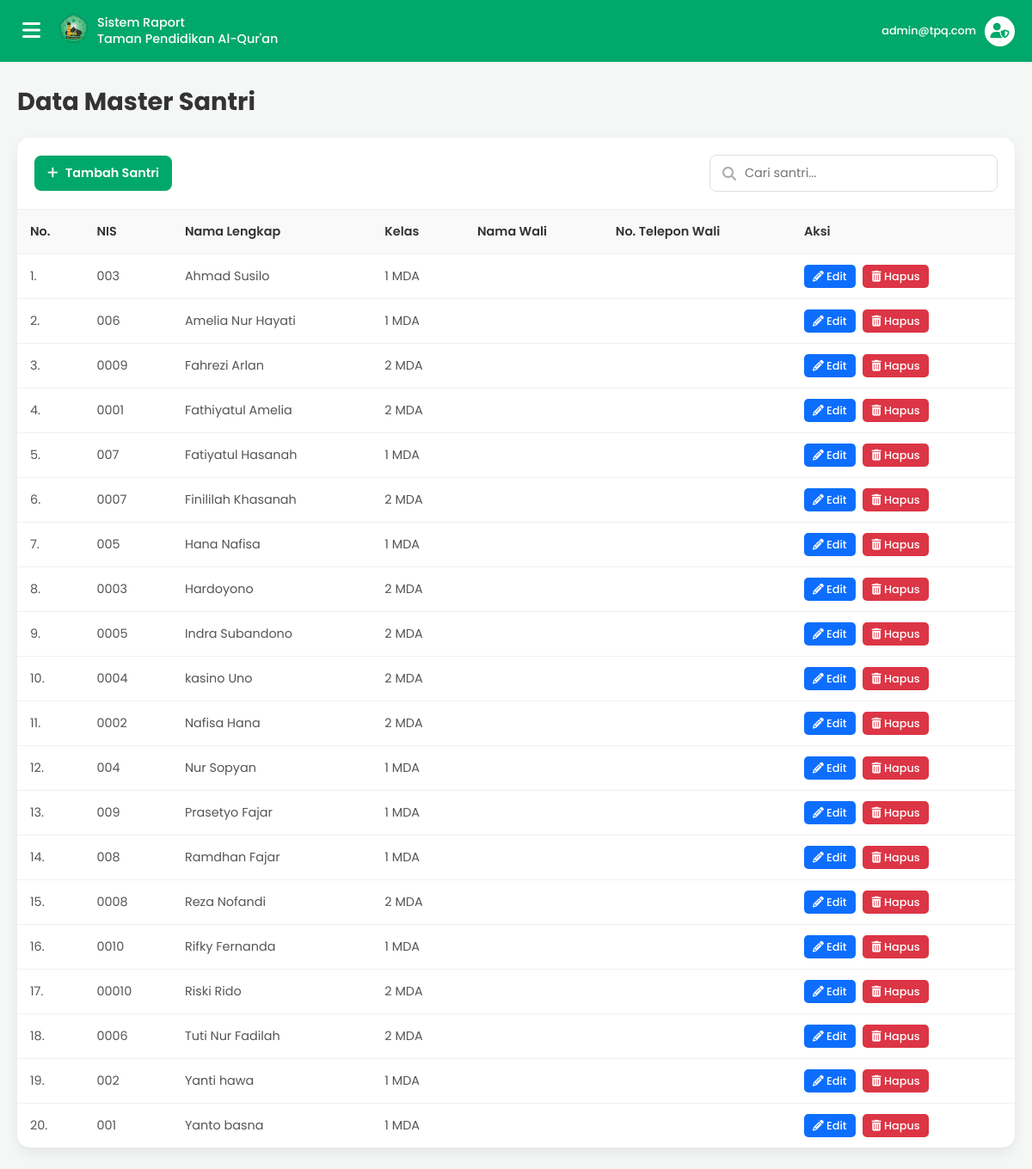
The app's page /admin/data_master/data_santri.php (signed in) with its own data.
### tables this page shows
CREATE TABLE `data_santri` (
  `id` int(11) NOT NULL,
  `user_id` int(11) NOT NULL,
  `id_kelas` int(11) DEFAULT NULL,
  `nama_lengkap` varchar(100) NOT NULL,
  `nis` varchar(50) DEFAULT NULL,
  `nama_wali` varchar(100) DEFAULT NULL,
  `no_telepon_wali` varchar(20) DEFAULT NULL,
  `alamat` text DEFAULT NULL,
  `nik` varchar(20) DEFAULT NULL,
  `no_kk` varchar(20) DEFAULT NULL,
  `jenis_kelamin` enum('Laki-laki','Perempuan') DEFAULT NULL,
  `tempat_lahir` varchar(100) DEFAULT NULL,
  `tanggal_lahir` date DEFAULT NULL,
  `no_hp` varchar(20) DEFAULT NULL,
  `nama_ayah` varchar(100) DEFAULT NULL,
  `pekerjaan_ayah` varchar(100) DEFAULT NULL,
  `nama_ibu` varchar(100) DEFAULT NULL,
  `pekerjaan_ibu` varchar(100) DEFAULT NULL,
  `gaji_per_bulan` varchar(50) DEFAULT NULL,
  `foto` varchar(255) DEFAULT NULL
);

CREATE TABLE `kelas` (
  `id` int(11) NOT NULL,
  `id_pengajar` int(11) DEFAULT NULL,
  `nama_kelas` varchar(50) NOT NULL,
  `tahun_ajaran` varchar(20) DEFAULT NULL
);

### admin/data_master/data_santri.php (the view, shortened to what this page needs)
<?php
require '../../koneksi.php';
$sql = "SELECT s.id, s.nis, s.nama_lengkap, s.nama_wali, s.no_telepon_wali, k.nama_kelas
        FROM data_santri s
        LEFT JOIN kelas k ON s.id_kelas = k.id
        ORDER BY s.nama_lengkap ASC";
$result = $koneksi->query($sql);
$data_santri = [];
if ($result->num_rows > 0) {
    while($row = $result->fetch_assoc()) {
        $data_santri[] = $row;
    }
}
?>
<!DOCTYPE html>
<html lang="id">
<head>
    <link rel="stylesheet" href="https://cdnjs.cloudflare.com/ajax/libs/font-awesome/6.5.1/css/all.min.css">
</head>
<body>
    <div class="main-content">
        <header class="header">
            <div class="header-left">
                <button class="hamburger-btn" id="hamburger-btn">
                    <i class="fas fa-bars"></i>
                </button>
                <div class="header-logo">
                    <img src="../../img/logo1.png" alt="Logo">
                </div>
                <div class="header-title">
                    Sistem Raport<br>Taman Pendidikan Al-Qur'an
                </div>
            </div>
            <div class="header-right">
                <a href="#" class="user-profile">
                    <div class="user-info">
                        <span><?php echo htmlspecialchars($_SESSION['email']); ?></span>
                    </div>
                    <div class="icon-wrapper">
                        <i class="fas fa-user-shield"></i>
                    </div>
                </a>
            </div>
        </header>
        <main class="dashboard-area">
            <h1>Data Master Santri</h1>
            <div class="card-table">
                <div class="card-header">
                    <a href="tambah_santri.php" class="btn-tambah">
                        <i class="fas fa-plus"></i> Tambah Santri
                    </a>
                    <div class="search-bar">
                        <i class="fas fa-search"></i>
                        <input type="text" placeholder="Cari santri...">
                    </div>
                </div>
                <div class="card-body">
                    <table class="data-table">
                        <thead>
                            <tr>
                                <th>No.</th>
                                <th>NIS</th>
                                <th>Nama Lengkap</th>
                                <th>Kelas</th>
                                <th>Nama Wali</th>
                                <th>No. Telepon Wali</th>
                                <th>Aksi</th>
                            </tr>
                        </thead>
                        <tbody>
                            <?php if (empty($data_santri)): ?>
                                <tr>
                                    <td colspan="7" class="no-data">
                                        Belum ada data santri.
                                    </td>
                                </tr>
                            <?php else: ?>
                                <?php $no = 1; foreach ($data_santri as $santri): ?>
                                <tr>
                                    <td><?php echo $no++; ?>.</td>
                                    <td><?php echo htmlspecialchars($santri['nis']); ?></td>
                                    <td><?php echo htmlspecialchars($santri['nama_lengkap']); ?></td>
                                    <td><?php echo htmlspecialchars($santri['nama_kelas'] ?? '-'); ?></td>
                                    <td><?php echo htmlspecialchars($santri['nama_wali']); ?></td>
                                    <td><?php echo htmlspecialchars($santri['no_telepon_wali']); ?></td>
                                    <td>
                                        <a href="../data_master/crud/edit_santri.php?id=<?php echo $santri['id']; ?>" class="btn-aksi btn-edit"><i class="fas fa-pencil-alt"></i> Edit</a>
                                        <a href="../data_master/crud/delete_santri.php?id=<?php echo $santri['id']; ?>" class="btn-aksi btn-hapus" onclick="return confirm('Apakah Anda yakin ingin menghapus santri ini?');"><i class="fas fa-trash-alt"></i> Hapus</a>
                                    </td>
                                </tr>
                                <?php endforeach; ?>
                            <?php endif; ?>
                        </tbody>
                    </table>
                </div>
            </div>
        </main>
    </div>
</body>
</html>

### admin/data_master/data_santri.php (style rules this page uses)
:root { --warna-hijau: #00a86b; --warna-hijau-muda: #e6f7f0; --warna-latar: #f4f7f6; --warna-teks: #333333; --warna-teks-abu: #555; --lebar-sidebar: 280px; }
body, html { margin: 0; padding: 0; font-family: 'Poppins', sans-serif; background-color: var(--warna-latar); box-sizing: border-box; }
*, *:before, *:after { box-sizing: inherit; }
.main-content { width: 100%; min-height: 100vh; }
.header { display: flex; align-items: center; justify-content: space-between; padding: 15px 20px; background-color: var(--warna-hijau); color: white; }
.header-left { display: flex; align-items: center; }
.hamburger-btn { font-size: 1.5rem; background: none; border: none; color: white; cursor: pointer; margin-right: 15px; }
.header-logo img { width: 35px; height: 35px; border-radius: 50%; object-fit: cover; margin-right: 10px; }
.header-title { font-size: 0.9rem; font-weight: 500; line-height: 1.3; }
.header-right .user-profile { display: flex; align-items: center; text-align: right; text-decoration: none; color: white; }
.user-profile .user-info { display: flex; flex-direction: column; }
.user-profile span { font-size: 0.8rem; font-weight: 500; }
.user-profile .icon-wrapper { background-color: white; color: var(--warna-hijau); border-radius: 50%; width: 35px; height: 35px; display: flex; align-items: center; justify-content: center; margin-left: 10px; font-size: 1.1rem; }
.dashboard-area { padding: 25px 20px; }
.dashboard-area h1 { color: var(--warna-teks); font-size: 1.8rem; margin-top: 0; margin-bottom: 20px; }
.card-table { background-color: white; border-radius: 15px; box-shadow: 0 6px 15px rgba(0, 0, 0, 0.07); overflow: hidden; }
.card-header { display: flex; flex-wrap: wrap; justify-content: space-between; align-items: center; padding: 20px; border-bottom: 1px solid #f0f0f0; }
.btn-tambah { background-color: var(--warna-hijau); color: white; text-decoration: none; padding: 10px 15px; border-radius: 8px; font-weight: 600; font-size: 0.9rem; transition: background-color 0.3s; }
.btn-tambah i { margin-right: 5px; }
.search-bar { position: relative; }
.search-bar input { padding: 10px 15px 10px 40px; border: 1px solid #ddd; border-radius: 8px; font-size: 0.9rem; font-family: 'Poppins', sans-serif; }
.search-bar i { position: absolute; left: 15px; top: 50%; transform: translateY(-50%); color: #aaa; }
.card-body { padding: 0; overflow-x: auto; }
.data-table { width: 100%; border-collapse: collapse; font-size: 0.9rem; }
.data-table th, .data-table td { padding: 15px; text-align: left; border-bottom: 1px solid #f0f0f0; color: var(--warna-teks-abu); white-space: nowrap; }
.data-table th { background-color: #f9f9f9; color: var(--warna-teks); font-weight: 600; }
.data-table tbody tr:last-child td { border-bottom: none; }
.btn-aksi { text-decoration: none; padding: 5px 10px; border-radius: 5px; color: white; font-weight: 500; font-size: 0.8rem; margin-right: 5px; }
.btn-edit { background-color: #0d6efd; }
.btn-hapus { background-color: #dc3545; }

### records on screen
data_santri: nis "003", nama_lengkap "Ahmad Susilo", id_kelas.nama_kelas "1 MDA"
data_santri: nis "006", nama_lengkap "Amelia Nur Hayati", id_kelas.nama_kelas "1 MDA"
data_santri: nis "0009", nama_lengkap "Fahrezi Arlan", id_kelas.nama_kelas "2 MDA"
data_santri: nis "0001", nama_lengkap "Fathiyatul Amelia", id_kelas.nama_kelas "2 MDA"
data_santri: nis "007", nama_lengkap "Fatiyatul Hasanah", id_kelas.nama_kelas "1 MDA"
data_santri: nis "0007", nama_lengkap "Finililah Khasanah", id_kelas.nama_kelas "2 MDA"
data_santri: nis "005", nama_lengkap "Hana Nafisa", id_kelas.nama_kelas "1 MDA"
data_santri: nis "0003", nama_lengkap "Hardoyono", id_kelas.nama_kelas "2 MDA"
data_santri: nis "0005", nama_lengkap "Indra Subandono", id_kelas.nama_kelas "2 MDA"
data_santri: nis "0004", nama_lengkap "kasino Uno", id_kelas.nama_kelas "2 MDA"
data_santri: nis "0002", nama_lengkap "Nafisa Hana", id_kelas.nama_kelas "2 MDA"
data_santri: nis "004", nama_lengkap "Nur Sopyan", id_kelas.nama_kelas "1 MDA"
data_santri: nis "009", nama_lengkap "Prasetyo Fajar", id_kelas.nama_kelas "1 MDA"
data_santri: nis "008", nama_lengkap "Ramdhan Fajar", id_kelas.nama_kelas "1 MDA"
data_santri: nis "0008", nama_lengkap "Reza Nofandi", id_kelas.nama_kelas "2 MDA"
data_santri: nis "0010", nama_lengkap "Rifky Fernanda", id_kelas.nama_kelas "1 MDA"
data_santri: nis "00010", nama_lengkap "Riski Rido", id_kelas.nama_kelas "2 MDA"
data_santri: nis "0006", nama_lengkap "Tuti Nur Fadilah", id_kelas.nama_kelas "2 MDA"
data_santri: nis "002", nama_lengkap "Yanti hawa", id_kelas.nama_kelas "1 MDA"
data_santri: nis "001", nama_lengkap "Yanto basna", id_kelas.nama_kelas "1 MDA"

### other values on screen
$_SESSION['email'] "admin@tpq.com"
